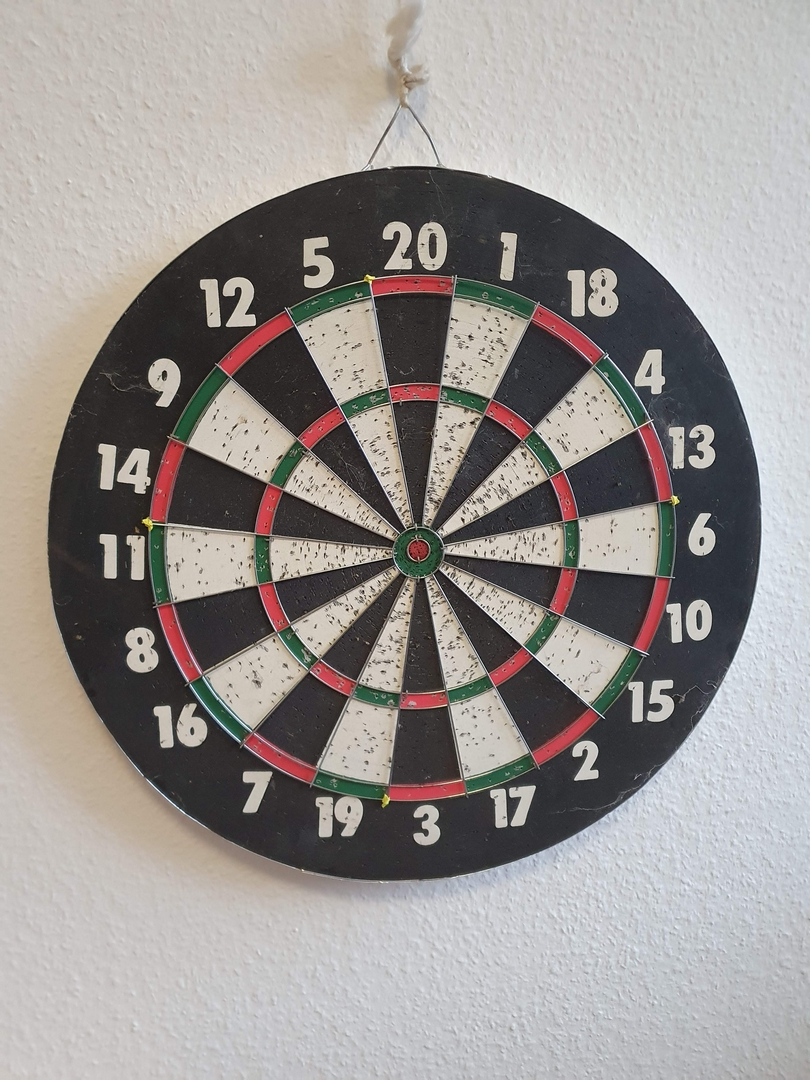
#> input picture dartstracker/src/test/resources/testInput/bordA/20210119_100740.jpg, 810 x 1080 px, found by its file name
$ python findCluster.py
#> lines starting #> are read from the running program, lines starting #| are printed output that depends on the picture; after the words box and inside, x2 and y2 are one past the last pixel; in counts of white or black regions, pixels touching at a corner belong together
# -*- coding: utf-8 -*-
"""
Created on Tue Jan 19 08:57:15 2021

@author: avoigt
"""

import cv2
import numpy as np
import imutils
import matplotlib.pyplot as plt

img = cv2.imread('20210119_100740.jpg')
#> img is the input picture: shape (1080, 810, 3); mean B, G, R 145.7, 148.1, 152.8

hsv = cv2.cvtColor(img, cv2.COLOR_BGR2HSV)
#> hsv: shape (1080, 810, 3); mean H, S, V 58.4, 25.2, 156

# find yellow spots
lowYellow = (19, 75, 91);
upYellow = (50, 255, 255);

yellowSpots = cv2.inRange(hsv,lowYellow,upYellow); ## output CV_8U, like binary image
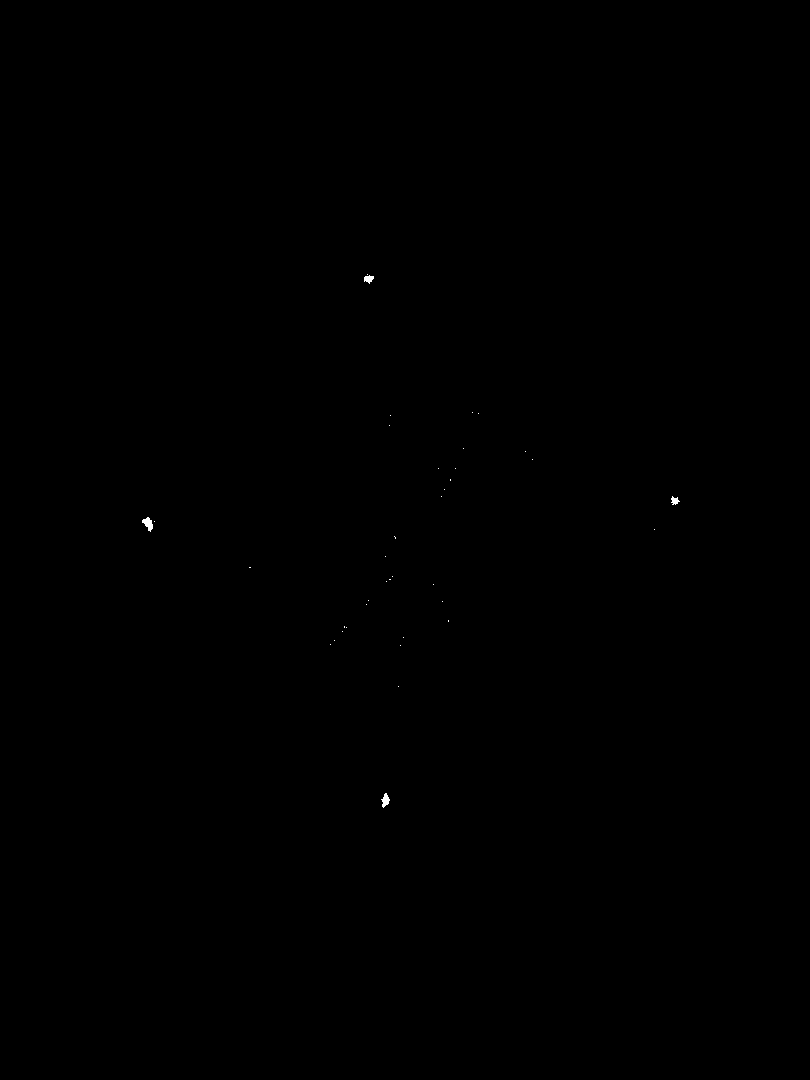
#> yellowSpots: shape (1080, 810); 0.04% white; 38 white regions (34 under 20 px)

# remove more noise, erode and dilate could help or even blur
# Taking a matrix of size 5 as the kernel
#kernel = np.ones((2,2), np.uint8)
#yellowSpots_erode = cv2.erode(yellowSpots, kernel, iterations=1)

contours, hierarchy = cv2.findContours(yellowSpots,cv2.RETR_TREE,cv2.CHAIN_APPROX_SIMPLE)
#> contours = 38 contours, 34 with area under 20; largest, box (x1, y1, x2, y2) and area: (142, 517, 153, 532) 74, (381, 793, 390, 808) 58, (364, 275, 374, 284) 43, (671, 496, 680, 505) 34
#contours = imutils.grab_contours(contours)

# loop over the contours
for c in contours:
    if cv2.contourArea(c) > 20:
        # compute the center of the contour
        M = cv2.moments(c)
        cX = int(M["m10"] / M["m00"])
        cY = int(M["m01"] / M["m00"])
        # draw the contour and center of the shape on the image
        cv2.drawContours(yellowSpots, [c], -1, (0, 255, 0), 2)
        print((cX, cY))
        cv2.circle(img, (cX, cY), 7, (255, 255, 255), -1)
        cv2.putText(img, "Point", (cX - 20, cY - 20), cv2.FONT_HERSHEY_SIMPLEX, 1.5, (255, 255, 255), 4)
#> this loop made 38 passes
#> (cX, cY) on passes 1, 23, 24, 37: (385, 800), (147, 523), (674, 500), (368, 278)
#> c on passes 2 to 7: [[398, 686]], [[400, 645]], [[330, 644]], [[334, 640]], [[403, 637]], [[342, 631]]
#| (385, 800)
#| (147, 523)
#| (674, 500)
#| (368, 278)
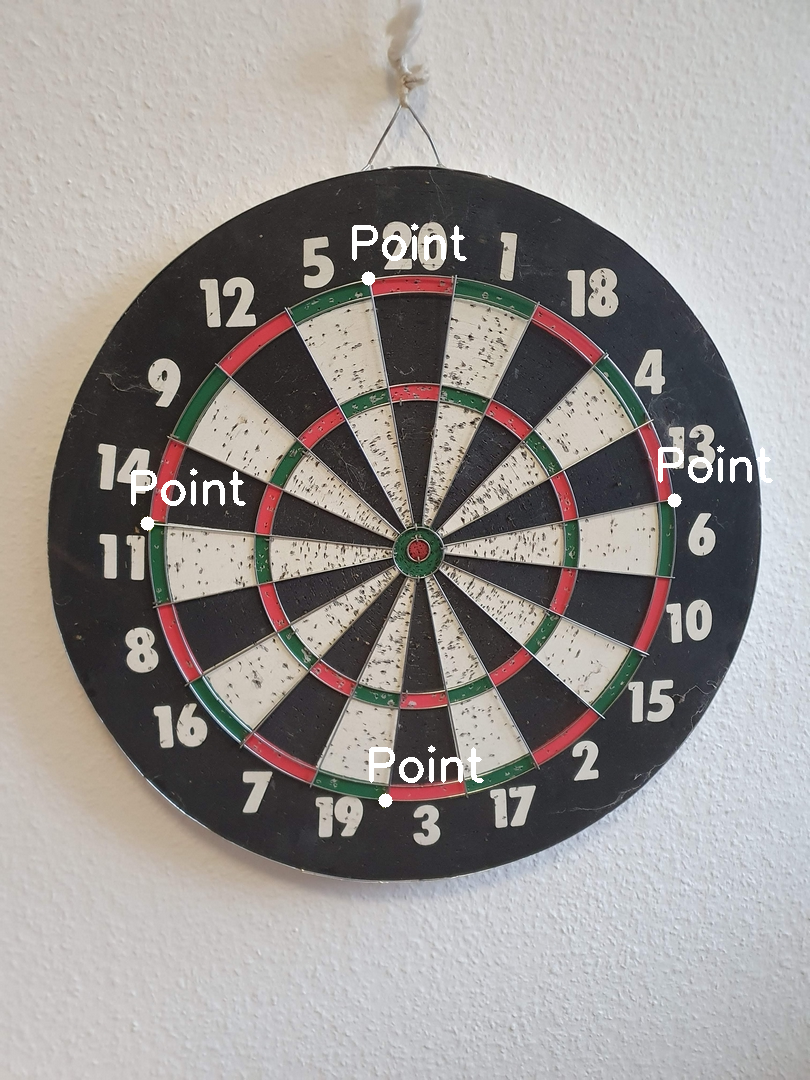
#> img: shape (1080, 810, 3); 0.71% of pixels changed, all inside (x1, y1, x2, y2) = (131, 223, 773, 808)
#> yellowSpots: shape (1080, 810); 0.01% white in thin lines or dots, all inside (x1, y1, x2, y2) = (145, 274, 676, 803)

# show the image
#cv2.imshow("Image", img)
#cv2.waitKey(0)
cv2.imwrite("output.jpg", img)

# [14 lines of commented-out code are left out]

$ run again, with dartstracker/src/test/resources/testInput/bordA/board.jpg copied over dartstracker/src/test/resources/testInput/bordA/20210119_100740.jpg
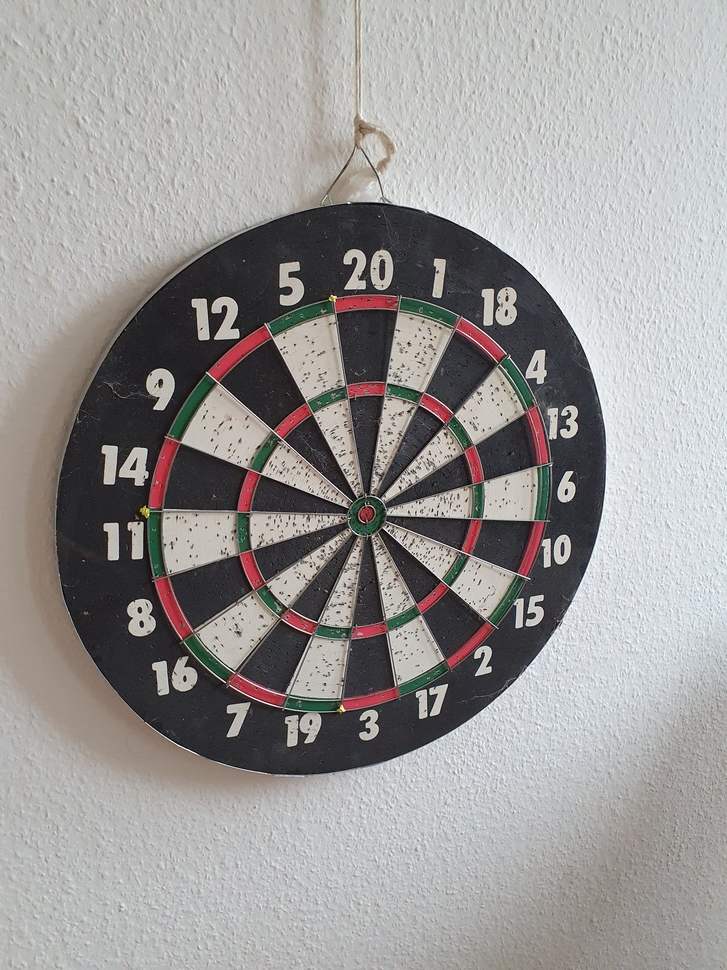
#> input picture dartstracker/src/test/resources/testInput/bordA/board.jpg, 727 x 970 px, shrunk from 3024 x 4032 before the run, found by its file name
#> img is the input picture: shape (970, 727, 3); mean B, G, R 150.6, 151.7, 154.1
#> hsv: shape (970, 727, 3); mean H, S, V 68.2, 18.8, 157
#> contours = 4 contours, 2 with area under 20; largest, box (x1, y1, x2, y2) and area: (140, 506, 150, 518) 58, (329, 296, 336, 302) 20
#> the loop `for c in contours:` made 4 passes
#> (cX, cY) on passes 3 to 4: (144, 511), (331, 298)
#> (printed output is left out)
#> after the loop `for c in contours:`:
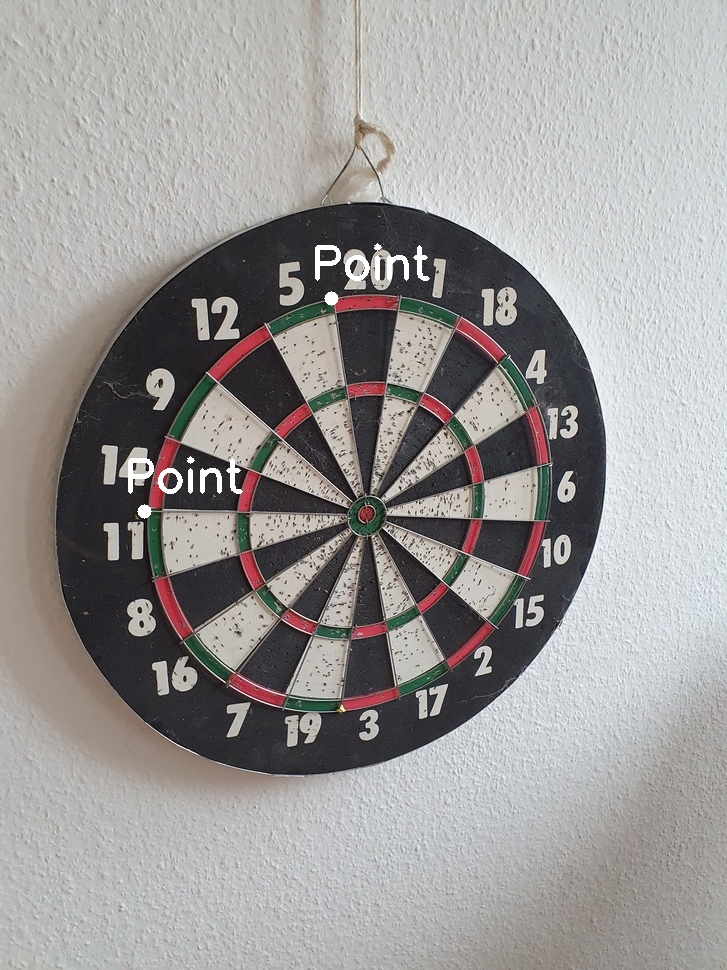
#> img: shape (970, 727, 3); 0.44% of pixels changed, all inside (x1, y1, x2, y2) = (128, 243, 430, 519)

$ run again, with dartstracker/src/test/resources/testInput/bordA/connected_red.jpg copied over dartstracker/src/test/resources/testInput/bordA/20210119_100740.jpg
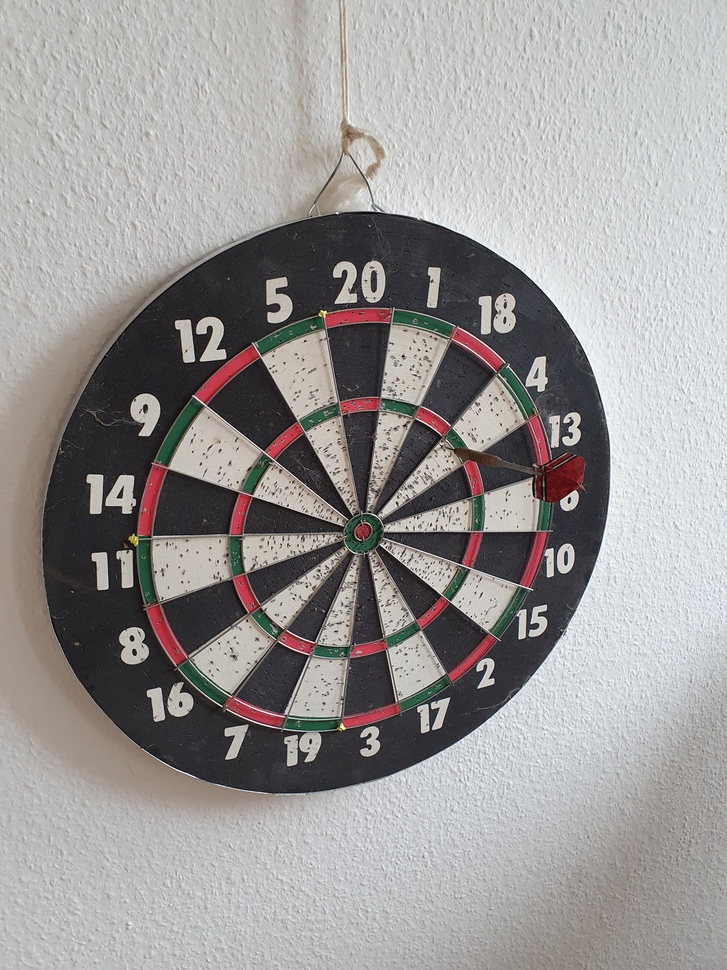
#> input picture dartstracker/src/test/resources/testInput/bordA/connected_red.jpg, 727 x 970 px, shrunk from 3024 x 4032 before the run, found by its file name
#> img is the input picture: shape (970, 727, 3); mean B, G, R 151.4, 152.1, 154.9
#> hsv: shape (970, 727, 3); mean H, S, V 70.7, 19, 157.7
#> contours = 6 contours, 4 with area under 20; largest, box (x1, y1, x2, y2) and area: (128, 534, 139, 547) 60, (317, 310, 326, 318) 22
#> the loop `for c in contours:` made 6 passes
#> (cX, cY) on passes 3, 6: (133, 539), (321, 313)
#> (printed output is left out)
#> after the loop `for c in contours:`:
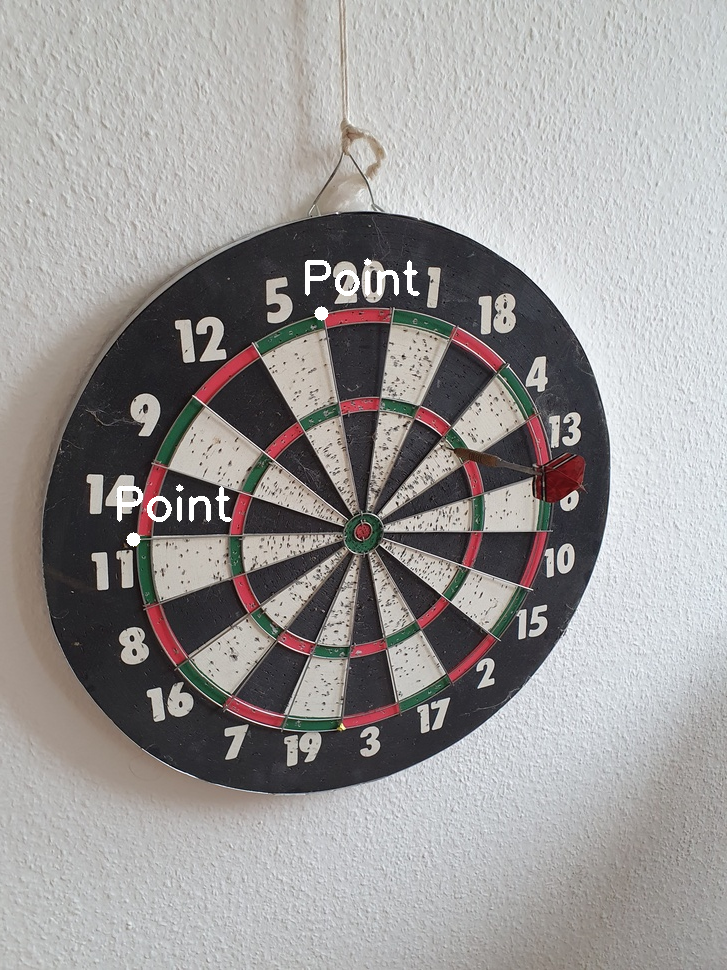
#> img: shape (970, 727, 3); 0.44% of pixels changed, all inside (x1, y1, x2, y2) = (117, 258, 420, 547)
